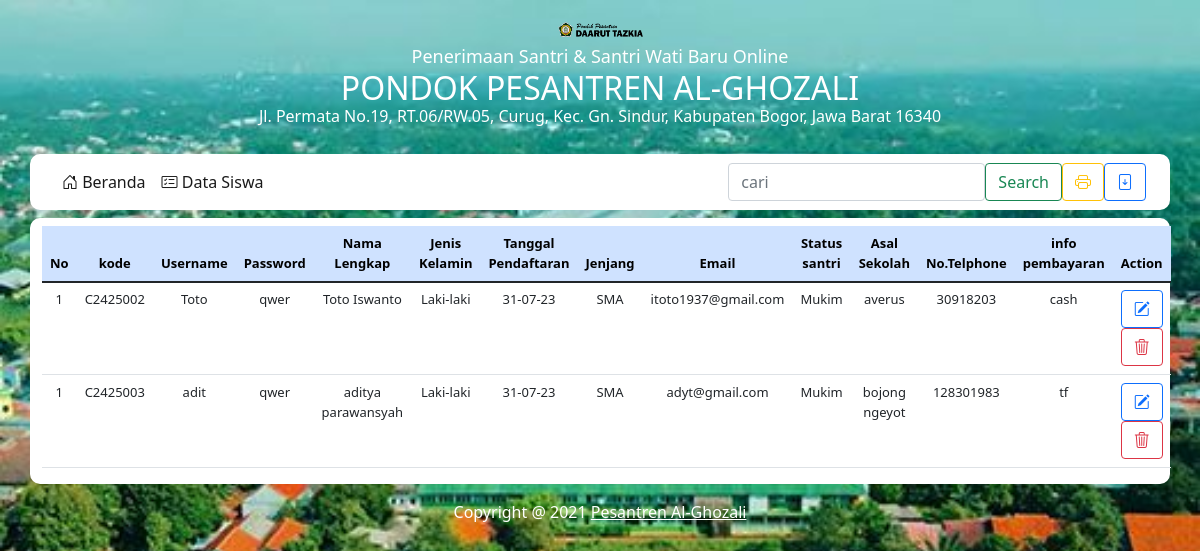
The page /cari.php on the database its author committed.
### tables this page shows
CREATE TABLE `data_siswa` (
  `id_siswa` int(11) NOT NULL,
  `kode` varchar(100) NOT NULL,
  `username_siswa` varchar(30) NOT NULL,
  `password_enk` varchar(30) NOT NULL,
  `password2` varchar(30) NOT NULL,
  `nama_siswa` varchar(30) NOT NULL,
  `tempat` varchar(100) NOT NULL,
  `tanggal` varchar(100) NOT NULL,
  `tanggal_daftar` varchar(1000) NOT NULL,
  `Jenis_kelamin` varchar(30) NOT NULL,
  `jenjang` varchar(30) NOT NULL,
  `status` varchar(30) NOT NULL,
  `email_siswa` varchar(30) NOT NULL,
  `no_telphon` varchar(30) NOT NULL,
  `asal_skolah` varchar(30) NOT NULL,
  `nisn` varchar(30) NOT NULL,
  `skhun` varchar(30) NOT NULL,
  `no_ijazah` varchar(30) NOT NULL,
  `nik` varchar(40) NOT NULL,
  `nama_file_pdf` varchar(100) NOT NULL,
  `judul_file_pdf` varchar(100) NOT NULL,
  `keterangan` varchar(10) NOT NULL
);

### cari.php (the view, shortened to what this page needs)
<!doctype html>
<html lang="en">
<head>
	<link href="https://cdn.jsdelivr.net/npm/bootstrap@5.1.3/dist/css/bootstrap.min.css" rel="stylesheet">
	<link rel="stylesheet" href="style1.css">
	<link rel="stylesheet" href="https://cdn.jsdelivr.net/npm/bootstrap-icons@1.9.1/font/bootstrap-icons.css">
</head>
<body>
	<div class=" heading pt-3 pb-1 mb-3">
		<div class="container">
		<center><img src="img\logo1.png" class="gambar logo-navbar" heigth=120px width=90px/></center>
			<h4 class=" text-white"><font size="4">
			<center>Penerimaan Santri & Santri Wati Baru Online</font></center>
			</h4>
			<h5 class=" text-white m-minus">
				<font class="text-pondok" size="6">
					<center>PONDOK PESANTREN AL-GHOZALI</center>
				</font>
			</h5>
			<h6 class="text-white m-minus text-alamat-on-navbar"><font size="3">
				<center>Jl. Permata No.19, RT.06/RW.05, Curug, Kec. Gn. Sindur, Kabupaten Bogor, Jawa Barat 16340</font></center>
			</h6>
		</div>
	</div>
	<div class="">
		<nav class="container radius navbar navbar-expand-lg navbar-light " style="background-color: #ffffff;">
			<div class="container-fluid">
				<div class="collapse navbar-collapse" id="navbarSupportedContent">
					<div class="navbar-nav">
						<a class="nav-link active" aria-current="page" href="datasiswa.php"><i class="bi bi-house-door"></i> Beranda</a>
						<a class="nav-link active" href="datasiswa.php"><i class="bi bi-card-checklist"></i> Data Siswa</a>
					</div>
				</div>
					<form action="cari.php" method="POST" class="d-flex">
						<input class="form-control" type="cari" placeholder="cari" aria-label="cari" id="cari" name="cari">
						<button class="btn btn-outline-success" type="submit">Search</button>
						<a href="print.php" class="btn btn-outline-warning btn-xs"><i class="bi bi-printer"></i></a>
						<a href="download2.php" class="btn btn-outline-primary btn-xs"><i class="bi bi-file-arrow-down"></i></a>
					</form>
			</div>
		</nav>
	</div>
	<div class="container mt-2">
		<font size="2">
		<div class="row">
			<div class="container bg-white radius">
				<table class="table text-center mt-2">
					<thead class="table-primary radius">
						<tr>
							<th scope="col">No</th>
							<th scope="col">kode</th>
							<th scope="col">Username</th>
							<th scope="col">Password</th>
							<th scope="col">Nama Lengkap</th>
							<th scope="col">Jenis Kelamin</th>
							<th scope="col">Tanggal Pendaftaran</th>
							<th scope="col">Jenjang</th>
							<th scope="col">Email</th>
							<th scope="col">Status santri</th>
							<th scope="col">Asal Sekolah</th>
							<th scope="col">No.Telphone</th>
							<th scope="col">info pembayaran</th>
							<th scope="col">Action</th>
						</tr>
					</thead>
					<tbody>
							<?php
							include 'koneksi.php';
							$no = 1;
							$sql = mysqli_query($koneksi, "SELECT * FROM data_siswa WHERE kode LIKE '%".$cari."%'");
							while ($data = mysqli_fetch_array($sql)) {
							?>
						<tr>
							<td><?= $no ?></td>
							<td><?= $data['kode']; ?></td>
							<td><?= $data['username_siswa']; ?></td>
							<td><?= $data['password_enk']; ?></td>
							<td><?= $data['nama_siswa']; ?></td>
							<td><?= $data['Jenis_kelamin']; ?></td>
							<td><?= $data['tanggal_daftar']; ?></td>
							<td><?= $data['jenjang']; ?></td>
							<td><?= $data['email_siswa']; ?></td>
							<td><?= $data['status']; ?></td>
							<td><?= $data['asal_skolah']; ?></td>
							<td><?= $data['no_telphon']; ?></td>
							<td><?= $data['judul_file_pdf']; ?></td>
						<td>
						<a href="edit.php?id= <?= $data['id_siswa']; ?>" class="btn btn-outline-primary btn-xs"><i class="bi bi-pencil-square"></i></a>
						<a href="hapus.php?id= <?= $data['id_siswa']; ?>" class="btn btn-outline-danger btn-xs"><i class="bi bi-trash3"></i></a>
						</td>
						</tr>
					<?php } ?>
					</tbody>
				</table>
			</div>
		</div>
	</div></font>
	<div class="container-fluid my-3 text-center heading text-white">
	<p>Copyright @ 2021 <a href="index.php" class=" text-white">Pesantren Al-Ghozali</a> </p>
	</div>
</body>
</html>

### style1.css (style rules this page uses)
body { background-image: url("pondok.jpg"); background-size:cover; }
.radius { border-radius: 10px !important; }
.m-minus { margin-top: -8px; }

### rows shown on the page
data_siswa: kode "C2425002", username_siswa "Toto", password_enk "qwer", nama_siswa "Toto Iswanto", Jenis_kelamin "Laki-laki", tanggal_daftar "31-07-23", jenjang "SMA", email_siswa "itoto1937@gmail.com", status "Mukim", asal_skolah "averus", no_telphon "30918203", judul_file_pdf "cash"
data_siswa: kode "C2425003", username_siswa "adit", password_enk "qwer", nama_siswa "aditya parawansyah", Jenis_kelamin "Laki-laki", tanggal_daftar "31-07-23", jenjang "SMA", email_siswa "adyt@gmail.com", status "Mukim", asal_skolah "bojong ngeyot", no_telphon "128301983", judul_file_pdf "tf"
